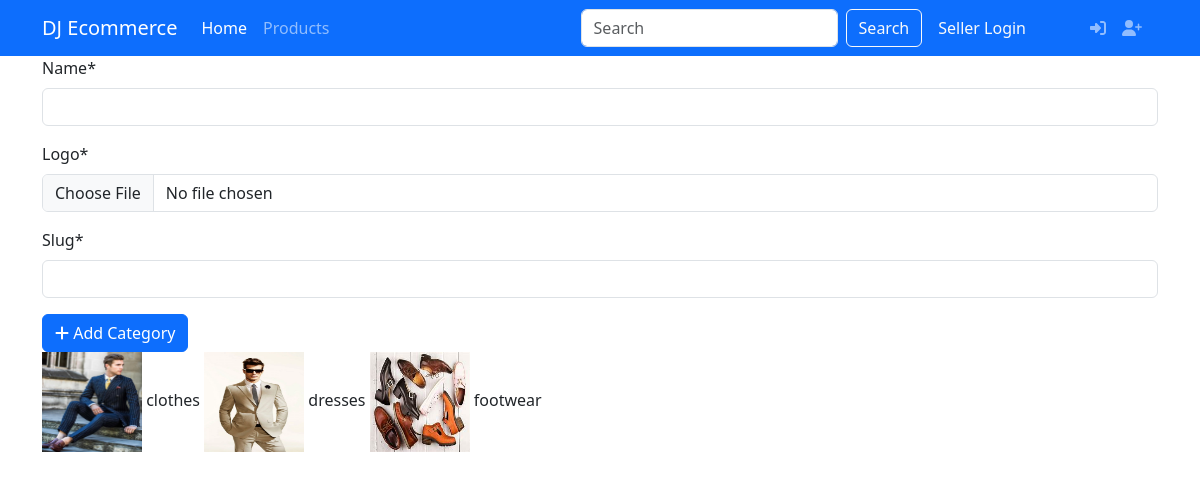
The page /category/ on the database its author committed.
### products/models.py (models this page shows, shortened)
class Category(models.Model):
    name = models.CharField(max_length = 255)
    logo = models.ImageField(upload_to='category/')
    slug = models.SlugField(max_length = 50, unique=True)

### products/views.py (the view)
# urls.py: path('category/', category_list, name='category_list'),
def category_list(request):
    return render(
        request,
        'products/category_list.html',
        context = {
            'category': Category.objects.all(),
            'form':CategoryForm()
        }
    )

### products/forms.py
class CategoryForm(forms.ModelForm):
    class Meta:
        model =Category
        fields = '__all__'#display all fields

### templates/products/category_list.html (shortened to what this page needs)
{% extends 'layout/base.html' %}
{% load static %}
{% load crispy_forms_tags %}
{% block content %}
<div class="container">
    <div class="row">
        <form action="{% url 'category_create' %}"
            method="post" enctype="multipart/form-data">
            {{ form|crispy }}
            <button class="btn btn-primary">
                <i class="fas fa-plus"></i> Add Category
            </button>
        </form>
    </div>
    <div class="row">
        <div class="col">
            {% for item in category %}
                <img src="{{item.logo.url}}"
                alt="logo" width="100" height="100"
                class="rouded-5">
                {{ item.name }}
            {% empty %}
                <h4>No category available</h4>
            {% endfor %}
        </div>
    </div>
</div>
{% endblock content %}

### rows shown on the page
Category: logo (picture), name "clothes"
Category: logo (picture), name "dresses"
Category: logo (picture), name "footwear"
